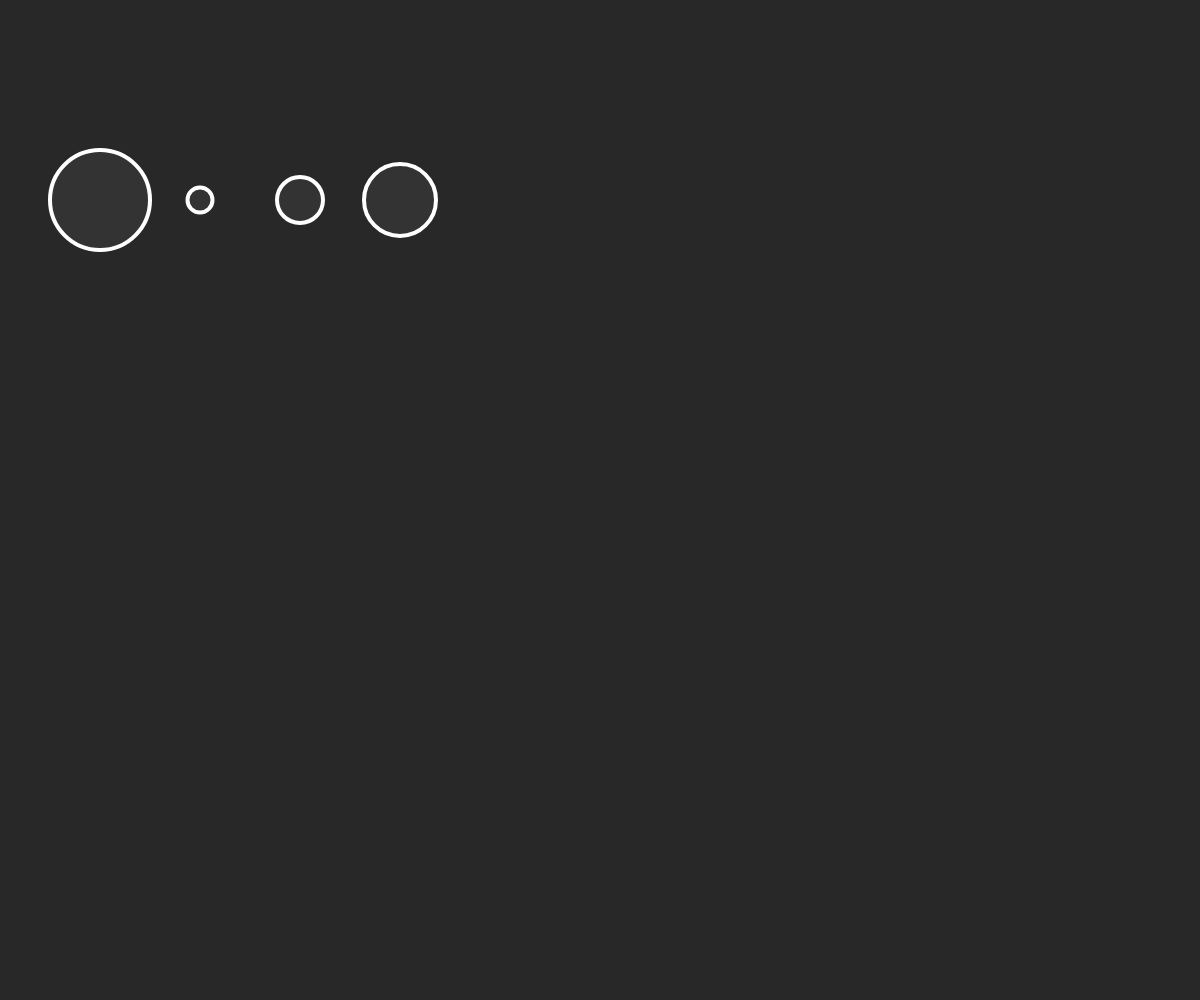
Frame 1 (no input)
Frame 60 (no input): identical to frame 1, image omitted
Frame 120 (the mouse pressed at the canvas centre since frame 60): identical to frame 1, image omitted

The p5.js sketch that drew this single still picture (run headless with seeded random() and noise() and a simulated clock; from frame 60 on, the mouse is pressed at the canvas centre):

// p5.js sketch
// ── sketch.js
let nums = [100, 25, 46, 72];
function setup(){
    createCanvas(windowWidth, windowHeight);
}

function draw() {
    background(40);
    noFill();
    strokeWeight(4);
    stroke(255);

    for (let i = 0; i < 4; i++) {
        fill(51);
        ellipse(100 + i * 100, 200,  nums[i],  nums[i]);
    }

}
